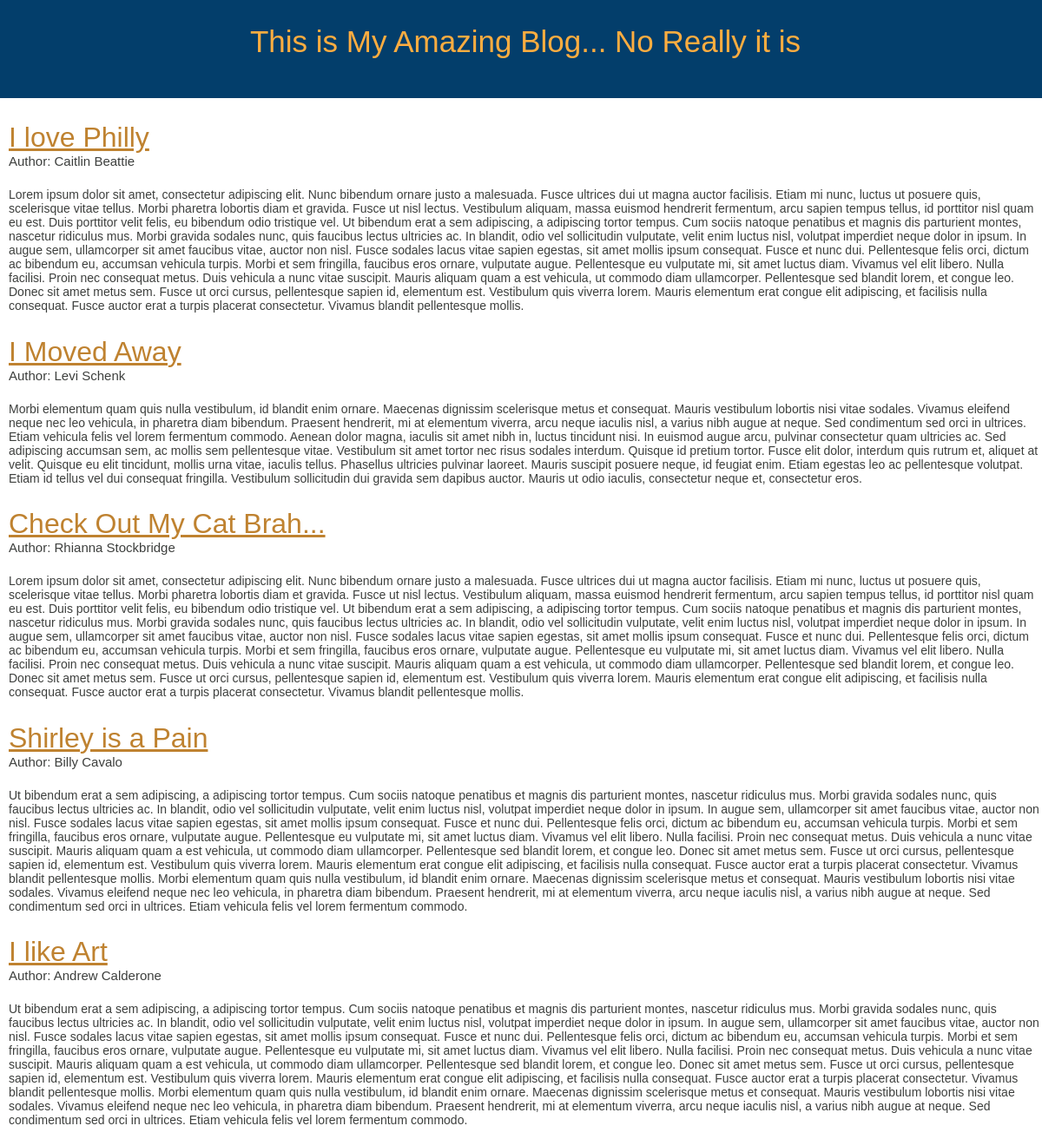
The page / on the database its author committed.
### tables this page shows
CREATE TABLE IF NOT EXISTS `blogcontent` (
  `id` int(11) NOT NULL AUTO_INCREMENT,
  `title` varchar(255) NOT NULL,
  `author` varchar(255) NOT NULL,
  `body` longtext NOT NULL,
  PRIMARY KEY (`id`)
);

### index.php (the view, shortened to what this page needs)
<!DOCTYPE html>
<html>
<head>
<link rel="stylesheet" type="text/css" href="blogcss.css">
</head>
<body>
	<div id= "top">
<h1>This is My Amazing Blog... No Really it is</h1>
	</div>
<?php
$connection = mysql_connect('127.0.0.1', 'root', '');
if ($connection) {
  $result = mysql_query('SELECT id, title, author, body FROM blogcontent');
  while ($row = mysql_fetch_array($result)) {
    echo "<a href= /blogarticle.php?id="  .  $row['id'] . ">" . "<h2>" . $row['title']  . "</h2>" . "</a>" .
        "<h3>" . "Author:  " .  $row['author']  . "</h3>" . "<br>"  .
       "<div id='article'>" . "<p>" . $row['body']  . "<br>" . "</p>" . "</div>" ;
	}
}
?>
</body>
</html>

### blogcss.css (style rules this page uses)
#top { margin-top:-25px; background-color: #033E6B; height: 115px; width: auto; }
#article { margin-top: -25px; padding-left: 10px; }
h1 { padding-top: 30px; padding-left: 10px; color: #FFAD40; font-size: 35px; font-family: helvetica; font-weight: 200; text-align: center; }
h2 { font-size: 32px; padding-left: 10px; margin-bottom: -15px; color: #BF8230; font-family: helvetica; font-weight: 200; }
h3 { font-size: 15px; padding-left: 10px; color: #3D3F3D; font-family: helvetica; font-weight: 500; }
p { font-size: 14px; font-family: helvetica; font-weight: 400; color: #3D3F3D; }
body { padding: 0; margin: 0; border: 0; }
a { color: #BF8230; }

### rows shown on the page
blogcontent: title "I love Philly", author "Caitlin Beattie", body "Lorem ipsum dolor sit amet, consectetur adipiscing elit. Nunc bibendum ornare justo a malesuada. Fusce ultrices dui ut magna auctor facilisis. Etiam mi nunc, luctus ut posuere quis, scelerisque vitae tellus. Morbi pharetra lobortis diam et gravida. Fusce ut nisl lectus. Vestibulum aliquam, massa euismod hendrerit fermentum, arcu sapien tempus tellus, id porttitor nisl quam eu est. Duis porttitor velit felis, eu bibendum odio tristique vel. Ut bibendum erat a sem adipiscing, a adipiscing tortor tempus. Cum sociis natoque penatibus et magnis dis parturient montes, nascetur ridiculus mus. Morbi gravida sodales nunc, quis faucibus lectus ultricies ac. In blandit, odio vel sollicitudin…"
blogcontent: title "I Moved Away", author "Levi Schenk", body "Morbi elementum quam quis nulla vestibulum, id blandit enim ornare. Maecenas dignissim scelerisque metus et consequat. Mauris vestibulum lobortis nisi vitae sodales. Vivamus eleifend neque nec leo vehicula, in pharetra diam bibendum. Praesent hendrerit, mi at elementum viverra, arcu neque iaculis nisl, a varius nibh augue at neque. Sed condimentum sed orci in ultrices. Etiam vehicula felis vel lorem fermentum commodo. Aenean dolor magna, iaculis sit amet nibh in, luctus tincidunt nisi. In euismod augue arcu, pulvinar consectetur quam ultricies ac. Sed adipiscing accumsan sem, ac mollis sem pellentesque vitae. Vestibulum sit amet tortor nec risus sodales interdum. Quisque id pretium tortor.…"
blogcontent: title "Check Out My Cat Brah...", author "Rhianna Stockbridge", body "Lorem ipsum dolor sit amet, consectetur adipiscing elit. Nunc bibendum ornare justo a malesuada. Fusce ultrices dui ut magna auctor facilisis. Etiam mi nunc, luctus ut posuere quis, scelerisque vitae tellus. Morbi pharetra lobortis diam et gravida. Fusce ut nisl lectus. Vestibulum aliquam, massa euismod hendrerit fermentum, arcu sapien tempus tellus, id porttitor nisl quam eu est. Duis porttitor velit felis, eu bibendum odio tristique vel. Ut bibendum erat a sem adipiscing, a adipiscing tortor tempus. Cum sociis natoque penatibus et magnis dis parturient montes, nascetur ridiculus mus. Morbi gravida sodales nunc, quis faucibus lectus ultricies ac. In blandit, odio vel sollicitudin…"
blogcontent: title "Shirley is a Pain", author "Billy Cavalo", body "Ut bibendum erat a sem adipiscing, a adipiscing tortor tempus. Cum sociis natoque penatibus et magnis dis parturient montes, nascetur ridiculus mus. Morbi gravida sodales nunc, quis faucibus lectus ultricies ac. In blandit, odio vel sollicitudin vulputate, velit enim luctus nisl, volutpat imperdiet neque dolor in ipsum. In augue sem, ullamcorper sit amet faucibus vitae, auctor non nisl. Fusce sodales lacus vitae sapien egestas, sit amet mollis ipsum consequat. Fusce et nunc dui. Pellentesque felis orci, dictum ac bibendum eu, accumsan vehicula turpis. Morbi et sem fringilla, faucibus eros ornare, vulputate augue. Pellentesque eu vulputate mi, sit amet luctus diam. Vivamus vel elit libero.…"
blogcontent: title "I like Art", author "Andrew Calderone", body "Ut bibendum erat a sem adipiscing, a adipiscing tortor tempus. Cum sociis natoque penatibus et magnis dis parturient montes, nascetur ridiculus mus. Morbi gravida sodales nunc, quis faucibus lectus ultricies ac. In blandit, odio vel sollicitudin vulputate, velit enim luctus nisl, volutpat imperdiet neque dolor in ipsum. In augue sem, ullamcorper sit amet faucibus vitae, auctor non nisl. Fusce sodales lacus vitae sapien egestas, sit amet mollis ipsum consequat. Fusce et nunc dui. Pellentesque felis orci, dictum ac bibendum eu, accumsan vehicula turpis. Morbi et sem fringilla, faucibus eros ornare, vulputate augue. Pellentesque eu vulputate mi, sit amet luctus diam. Vivamus vel elit libero.…"
